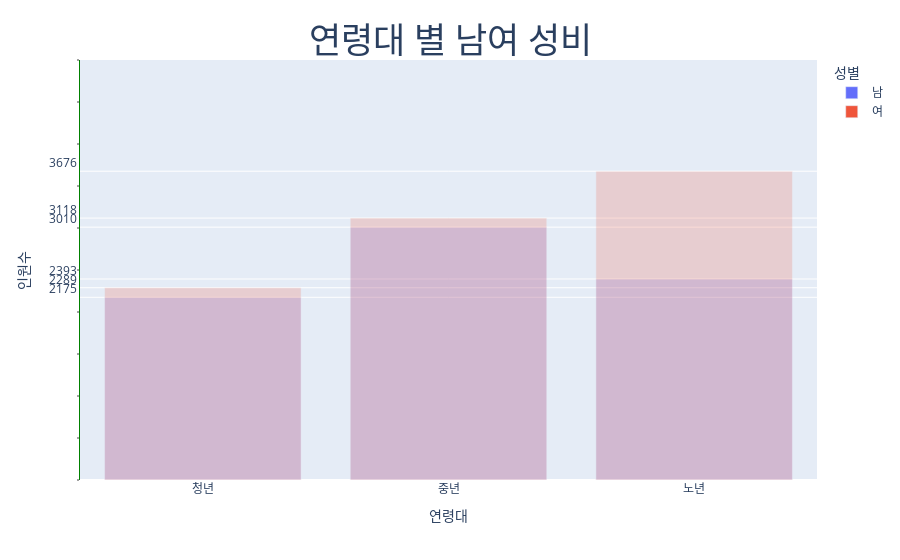

This figure's notebook cell:
### Code cell
import plotly.express as px

fig= px.bar(gender_age_data, x='연령대',y='인원수',color='성별',barmode='overlay', opacity=0.2)
fig.update_layout(
    title='연령대 별 남여 성비',
    title_x = 0.5,
    title_y = 0.95,
    title_xanchor='center',
    title_font_family = '궁서',
    title_font_size=35,
    )
fig.update_yaxes(
    linecolor='green',
    range=[0,5000],
    tickvals = list(gender_age_data['인원수'].values),
    ticklabelposition='outside top',
    minor = {'ticks':'outside',"ticklen":2}
)

fig.update_
fig.show()

### Figure 1 — Plotly figure (JSON) as saved in the notebook; plotly's stock layout.template omitted (floating-point values rounded to 4 significant figures)
{"data": [{"hovertemplate": "성별=남<br>연령대=%{x}<br>인원수=%{y}<extra></extra>", "legendgroup": "남", "marker": {"color": "#636efa", "opacity": 0.2, "pattern": {"shape": ""}}, "name": "남", "orientation": "v", "showlegend": true, "textposition": "auto", "type": "bar", "x": ["청년", "중년", "노년"], "xaxis": "x", "y": [2175, 3010, 2393], "yaxis": "y"}, {"hovertemplate": "성별=여<br>연령대=%{x}<br>인원수=%{y}<extra></extra>", "legendgroup": "여", "marker": {"color": "#EF553B", "opacity": 0.2, "pattern": {"shape": ""}}, "name": "여", "orientation": "v", "showlegend": true, "textposition": "auto", "type": "bar", "x": ["청년", "중년", "노년"], "xaxis": "x", "y": [2289, 3118, 3676], "yaxis": "y"}], "layout": {"barmode": "overlay", "legend": {"title": {"text": "성별"}, "tracegroupgap": 0}, "margin": {"t": 60}, "title": {"font": {"family": "궁서", "size": 35}, "text": "연령대 별 남여 성비", "x": 0.5, "xanchor": "center", "y": 0.95}, "xaxis": {"anchor": "y", "domain": [0, 1], "title": {"text": "연령대"}}, "yaxis": {"anchor": "x", "domain": [0, 1], "linecolor": "green", "minor": {"ticklen": 2, "ticks": "outside"}, "range": [0, 5000], "ticklabelposition": "outside top", "tickvals": [2175, 2289, 3010, 3118, 2393, 3676], "title": {"text": "인원수"}}}}
